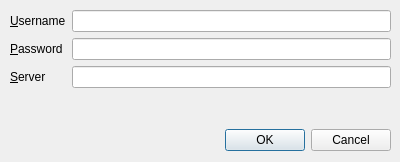
<?xml version="1.0" encoding="UTF-8"?>
<ui version="4.0">
 <class>LoginDialog</class>
 <widget class="QDialog" name="LoginDialog">
  <property name="geometry">
   <rect>
    <x>0</x>
    <y>0</y>
    <width>400</width>
    <height>162</height>
   </rect>
  </property>
  <property name="windowTitle">
   <string>Dialog</string>
  </property>
  <widget class="QWidget" name="">
   <property name="geometry">
    <rect>
     <x>10</x>
     <y>10</y>
     <width>381</width>
     <height>141</height>
    </rect>
   </property>
   <layout class="QVBoxLayout" name="verticalLayout">
    <item>
     <layout class="QFormLayout" name="formLayout">
      <item row="0" column="0">
       <widget class="QLabel" name="usernameLabel">
        <property name="text">
         <string>&amp;Username</string>
        </property>
        <property name="buddy">
         <cstring>usernameLineEdit</cstring>
        </property>
       </widget>
      </item>
      <item row="0" column="1">
       <widget class="QLineEdit" name="usernameLineEdit"/>
      </item>
      <item row="1" column="0">
       <widget class="QLabel" name="passwordLabel">
        <property name="text">
         <string>&amp;Password</string>
        </property>
        <property name="buddy">
         <cstring>passwordLineEdit</cstring>
        </property>
       </widget>
      </item>
      <item row="1" column="1">
       <widget class="QLineEdit" name="passwordLineEdit"/>
      </item>
      <item row="2" column="0">
       <widget class="QLabel" name="serverLabel">
        <property name="text">
         <string>&amp;Server</string>
        </property>
        <property name="buddy">
         <cstring>serverLineEdit</cstring>
        </property>
       </widget>
      </item>
      <item row="2" column="1">
       <widget class="QLineEdit" name="serverLineEdit"/>
      </item>
     </layout>
    </item>
    <item>
     <widget class="QDialogButtonBox" name="buttonBox">
      <property name="orientation">
       <enum>Qt::Horizontal</enum>
      </property>
      <property name="standardButtons">
       <set>QDialogButtonBox::Cancel|QDialogButtonBox::Ok</set>
      </property>
     </widget>
    </item>
   </layout>
  </widget>
 </widget>
 <tabstops>
  <tabstop>usernameLineEdit</tabstop>
  <tabstop>passwordLineEdit</tabstop>
  <tabstop>serverLineEdit</tabstop>
 </tabstops>
 <resources/>
 <connections>
  <connection>
   <sender>buttonBox</sender>
   <signal>accepted()</signal>
   <receiver>LoginDialog</receiver>
   <slot>accept()</slot>
   <hints>
    <hint type="sourcelabel">
     <x>248</x>
     <y>254</y>
    </hint>
    <hint type="destinationlabel">
     <x>157</x>
     <y>274</y>
    </hint>
   </hints>
  </connection>
  <connection>
   <sender>buttonBox</sender>
   <signal>rejected()</signal>
   <receiver>LoginDialog</receiver>
   <slot>reject()</slot>
   <hints>
    <hint type="sourcelabel">
     <x>316</x>
     <y>260</y>
    </hint>
    <hint type="destinationlabel">
     <x>286</x>
     <y>274</y>
    </hint>
   </hints>
  </connection>
 </connections>
</ui>
